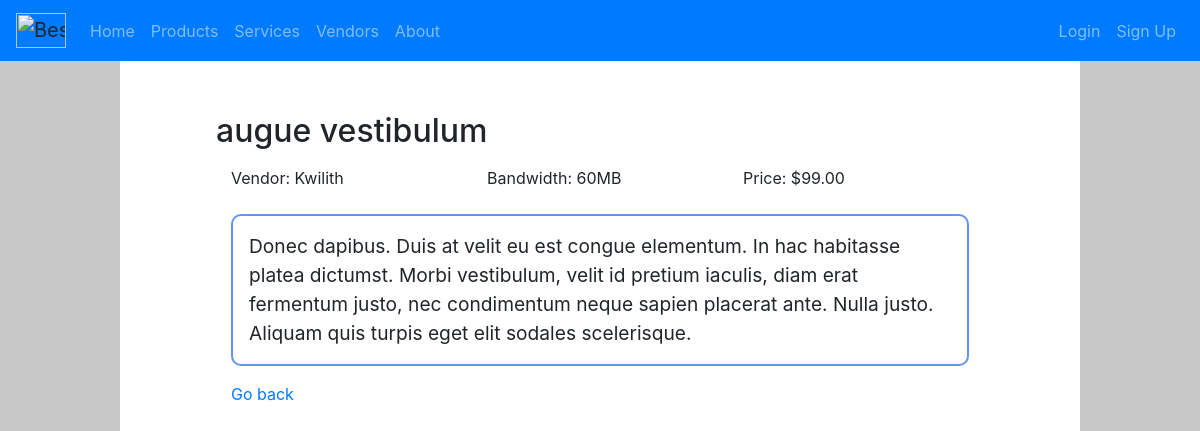
The page /products/services/1/ on the database its author committed.
### products/models.py (models this page shows, shortened)
class Service(models.Model):
    name = models.CharField(max_length=200, null=False)
    price = models.DecimalField(max_digits=10, decimal_places=2, null=False)
    description = models.CharField(max_length=200, null=False)
    bandwidth = models.PositiveIntegerField(null=False, validators=[MinValueValidator(1), MaxValueValidator(100)],)
    vendor = models.ForeignKey(Vendor, verbose_name="vendor", on_delete=models.CASCADE, null=False)
    class Meta:
        ordering = ('name', 'bandwidth', 'vendor',)

class Vendor(models.Model):
    name = models.CharField(max_length=200, null=False)
    address = models.CharField(max_length=200, null=False)
    state = models.CharField(max_length=50, null=False)
    city = models.CharField(max_length=50, null=False)
    email = models.EmailField()
    phone = models.CharField(max_length=12, null=False)
    class Meta:
        ordering = ('name', 'email',)

### products/views.py (the view)
# urls.py: path("services/<int:item_id>/", views.service_item, name='service_item'),
def service_item(request, item_id):
    item = Service.objects.get(id=item_id)
    return render(request, 'service_item.html', {"service":item})

### templates/service_item.html (shortened to what this page needs)
{% extends "base.html" %}
{% block content %}
  <h2>{{ service.name }}</h2>
  <div class="container">
    <div class="row">
      <div class="col-sm">
        Vendor: {{ service.vendor.name }}
      </div>
      <div class="col-sm">
        Bandwidth: {{ service.bandwidth }}MB
      </div>
      <div class="col-sm">
        Price: ${{ service.price }}
      </div>
    </div>
    <br>
    <p id="text-box">{{ service.description }}</p>
    <a href="{{request.META.HTTP_REFERER}}">Go back</a>
  </div>
{% endblock %}

### static/style.css (style rules this page uses)
body { background-color: rgb(200, 200, 200); height: 100%; display: flex; flex-direction: column; padding-top: 16px; }
h2 { margin-bottom: 16px; }
#product, #text-box { padding: 16px; border-style: solid; border-radius: 10px; border-width: 2px; border-color: cornflowerblue; }
#text-box { font-size: larger; }

### rows shown on the page
Service: name "augue vestibulum", vendor.name "Kwilith", bandwidth "60", price "99.00", description "Donec dapibus. Duis at velit eu est congue elementum. In hac habitasse platea dictumst. Morbi vestibulum, velit id pretium iaculis, diam erat fermentum justo, nec condimentum neque sapien placerat ante. Nulla justo. Aliquam quis turpis eget elit sodales scelerisque."
